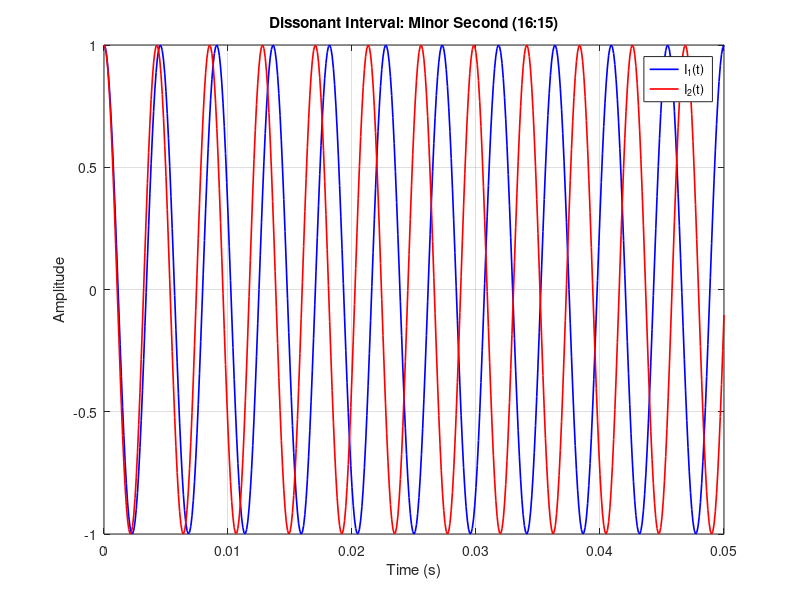

The MATLAB script that drew this image:
% Dissonant Intervals (e.g., Minor Second ~16:15)
A1 = 1;
A2 = 1;
f1 = 220;                  % Base frequency in Hz (e.g., A3)
f2 = f1 * 16/15;           % Minor second above A3 ~ 234.7 Hz
omega1 = 2 * pi * f1;
omega2 = 2 * pi * f2;

% Time Vector
t = 0:0.0001:0.05;

% Sinusoidal Inputs
I1 = A1 * cos(omega1 * t);
I2 = A2 * cos(omega2 * t);

% Plot
figure;
plot(t, I1, 'b', 'LineWidth', 1.2); hold on;
plot(t, I2, 'r', 'LineWidth', 1.2);
xlabel('Time (s)');
ylabel('Amplitude');
title('Dissonant Interval: Minor Second (16:15)');
legend('I_1(t)', 'I_2(t)');
grid on;
